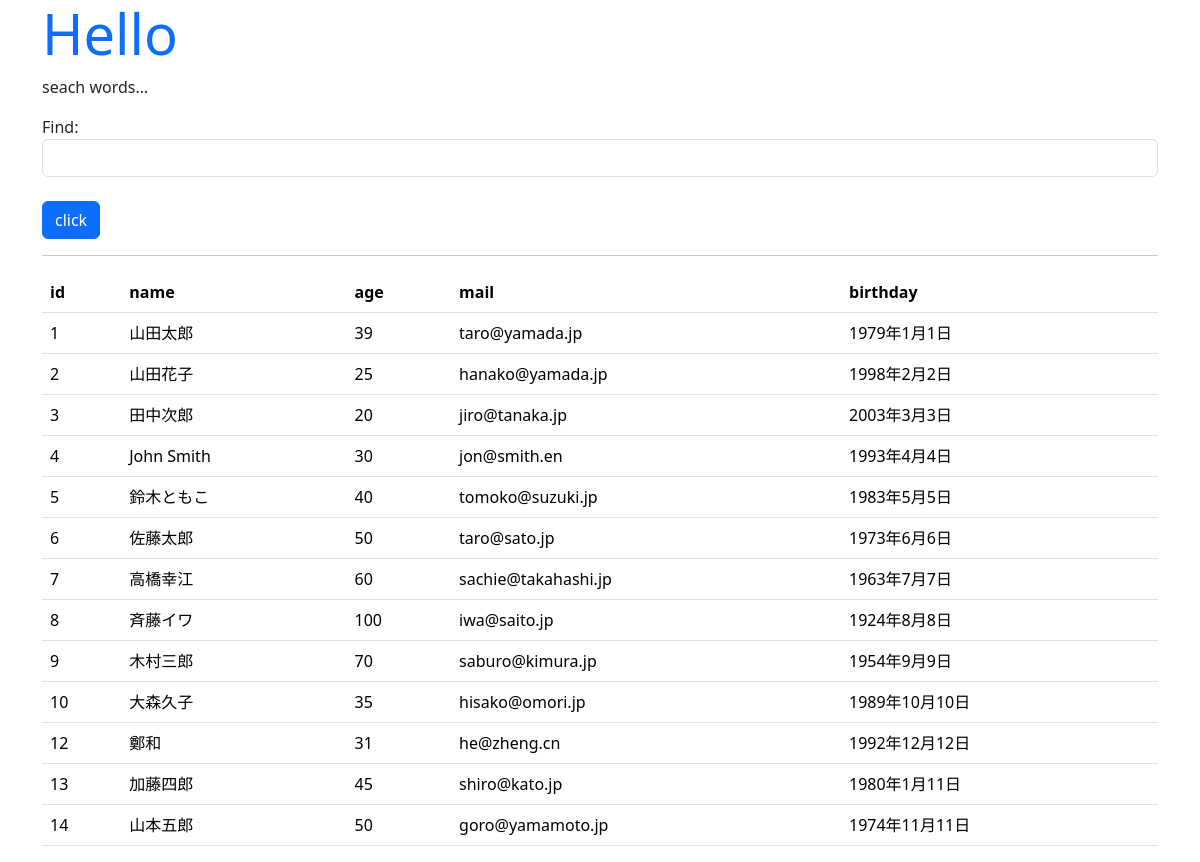
/hello/find, run on the app's committed database.
### hello/models.py (models this page shows, shortened)
class Friend(models.Model):
    name = models.CharField(max_length=100) #最大値を設定しないと保存できないことがある
    mail = models.EmailField(max_length=200)
    gender = models.BooleanField()
    age = models.IntegerField(default=0)
    birthday = models.DateField()

### hello/views.py (the view)
# urls.py: path("find", views.find, name = "find"),
def find(request):
    if (request.method == "POST"):
        msg = "seach result:"
        form = FindForm(request.POST)
        find = request.POST["find"]
        list = find.split()
        data = Friend.objects.all()[int(list[0]):int(list[1])]
    else:
        msg = "seach words..."
        form = FindForm()
        data = Friend.objects.all()
    params ={
        "title":"Hello",
        "message": msg,
        "form": form,
        "data": data,
    }
    return render(request, "hello/find.html", params)

### hello/forms.py
class FindForm(forms.Form):
    find = forms.CharField(label="Find", required = False, \
        widget = forms.TextInput(attrs = {"class":"form-control"}))

### hello/templates/hello/find.html (shortened to what this page needs)
{% load static %}
<!DOCTYPE html>
<html lang="ja">
<head>
    <link href="https://cdn.jsdelivr.net/npm/bootstrap/dist/css/bootstrap.css"
        rel="stylesheet">
</head>
<body class="container">
    <h1 class="display-4 text-primary">{{title}}</h1>
    <p>{{message|safe}}</p>
    <form action="{% url 'find' %}" method="post">
        {{ form.as_p }}
        <tr><th></th><td>
            <input type="submit" value="click"
                class="btn btn-primary mt-2"></td></tr>
    </form>
    <hr>
    <table class="table">
        <tr>
            <th>id</th>
            <th>name</th>
            <th>age</th>
            <th>mail</th>
            <th>birthday</th>
        </tr>
    {% for item in data %}
        <tr>
            <td>{{item.id}}</td>
            <td>{{item.name}}</td>
            <td>{{item.age}}</td>
            <td>{{item.mail}}</td>
            <td>{{item.birthday}}</td>
        </tr>
    {% endfor %}
    </table>
</body>
</html>

### data on the page
Friend: id "1", name "山田太郎", age "39", mail "taro@yamada.jp", birthday "1979年1月1日"
Friend: id "2", name "山田花子", age "25", mail "hanako@yamada.jp", birthday "1998年2月2日"
Friend: id "3", name "田中次郎", age "20", mail "jiro@tanaka.jp", birthday "2003年3月3日"
Friend: id "4", name "John Smith", age "30", mail "jon@smith.en", birthday "1993年4月4日"
Friend: id "5", name "鈴木ともこ", age "40", mail "tomoko@suzuki.jp", birthday "1983年5月5日"
Friend: id "6", name "佐藤太郎", age "50", mail "taro@sato.jp", birthday "1973年6月6日"
Friend: id "7", name "高橋幸江", age "60", mail "sachie@takahashi.jp", birthday "1963年7月7日"
Friend: id "8", name "斉藤イワ", age "100", mail "iwa@saito.jp", birthday "1924年8月8日"
Friend: id "9", name "木村三郎", age "70", mail "saburo@kimura.jp", birthday "1954年9月9日"
Friend: id "10", name "大森久子", age "35", mail "hisako@omori.jp", birthday "1989年10月10日"
Friend: id "12", name "鄭和", age "31", mail "he@zheng.cn", birthday "1992年12月12日"
Friend: id "13", name "加藤四郎", age "45", mail "shiro@kato.jp", birthday "1980年1月11日"
Friend: id "14", name "山本五郎", age "50", mail "goro@yamamoto.jp", birthday "1974年11月11日"

### other printed values
{{ message|safe }} "seach words..."
